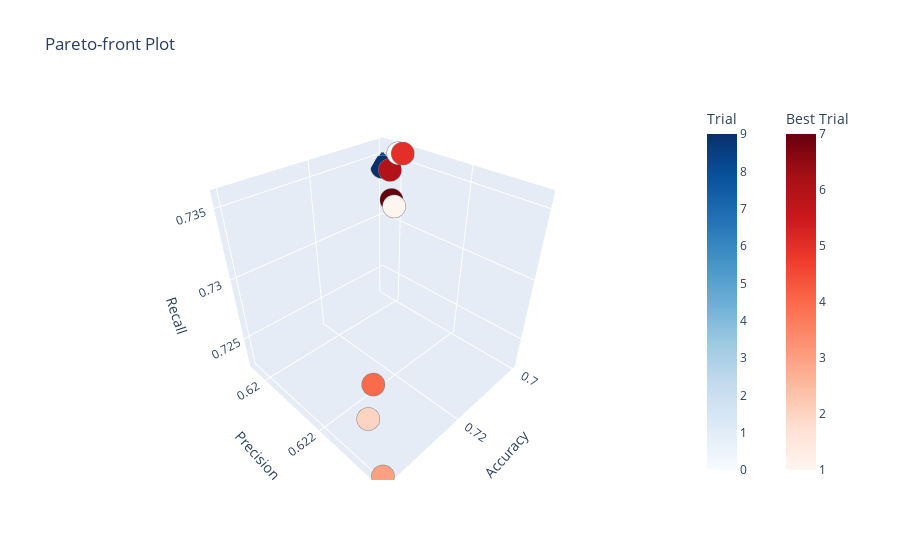

Notebook cell for this chart:
### Markdown cell above
### SVM Model

### Code cell
# Defining tuning optimization for SVM

def objective_svc(trial):
    # Suggest hyperparameters to tune
    C = trial.suggest_loguniform("C", 1e-3, 100)
    gamma = trial.suggest_loguniform("gamma", 1e-4, 1e-1)
    n_components = trial.suggest_int("n_components", 200, 1000)  # optional tuning for Nystroem dimension

    # Build pipeline with these hyperparameters
    pipeline = Pipeline([
        ('scaler', StandardScaler()),
        ('nystroem', Nystroem(kernel='rbf', gamma=gamma, n_components=n_components, random_state=42)),
        ('clf', LinearSVC(C=C, class_weight='balanced', random_state=42, max_iter=10000)),
    ])

    
    scoring = {
        "accuracy": make_scorer(accuracy_score),
        "precision": make_scorer(precision_score, average='macro'),
        "recall": make_scorer(recall_score, average='macro'),
    }

    cv = StratifiedKFold(n_splits=5, shuffle=True, random_state=42)

    # Cross-validate with multiple metrics (define 'scoring' dict before calling this)
    scores = cross_validate(pipeline, X_train, y_train, scoring=scoring, cv=cv, n_jobs=-1)
    
    # Return tuple of metrics for multi-objective optimization
    return scores["test_accuracy"].mean(), scores["test_precision"].mean(), scores["test_recall"].mean()


study_svc = optuna.create_study(directions=["maximize", "maximize", "maximize"], study_name="SVC")
study_svc.optimize(objective_svc, n_trials=30)

plot_pareto_front(study_svc, target_names=["Accuracy", "Precision", "Recall"]).show()

### Figure 1 — Plotly figure (JSON) as saved in the notebook; plotly's stock layout.template omitted (floating-point values rounded to 4 significant figures)
{"data": [{"hovertemplate": "%{text}<extra>Trial</extra>", "marker": {"color": [0, 8, 9], "colorbar": {"title": {"text": "Trial"}}, "colorscale": [[0, "rgb(247,251,255)"], [0.125, "rgb(222,235,247)"], [0.25, "rgb(198,219,239)"], [0.375, "rgb(158,202,225)"], [0.5, "rgb(107,174,214)"], [0.625, "rgb(66,146,198)"], [0.75, "rgb(33,113,181)"], [0.875, "rgb(8,81,156)"], [1, "rgb(8,48,107)"]], "line": {"color": "Grey", "width": 0.5}}, "mode": "markers", "showlegend": false, "text": ["{<br>  \"number\": 0,<br>  \"values\": [<br>    0.7001882149107228,<br>    0.6199978994232449,<br>    0.7355297319278328<br>  ],<br>  \"params\": {<br>    \"C\": 13.41805372370113,<br>    \"gamma\": 0.005197743336103416,<br>    \"n_components\": 852<br>  }<br>}", "{<br>  \"number\": 8,<br>  \"values\": [<br>    0.7001931450249516,<br>    0.6194923856349115,<br>    0.7343470381022061<br>  ],<br>  \"params\": {<br>    \"C\": 78.91261410991086,<br>    \"gamma\": 0.0007905877154502372,<br>    \"n_components\": 945<br>  }<br>}", "{<br>  \"number\": 9,<br>  \"values\": [<br>    0.700784441024705,<br>    0.6195258342521586,<br>    0.7341866739633865<br>  ],<br>  \"params\": {<br>    \"C\": 36.92768238148335,<br>    \"gamma\": 0.0007570187857115952,<br>    \"n_components\": 986<br>  }<br>}"], "type": "scatter3d", "x": [0.7002, 0.7002, 0.7008], "y": [0.62, 0.6195, 0.6195], "z": [0.7355, 0.7343, 0.7342]}, {"hovertemplate": "%{text}<extra>Best Trial</extra>", "marker": {"color": [1, 2, 3, 4, 5, 6, 7], "colorbar": {"title": {"text": "Best Trial"}, "x": 1.1, "xpad": 40}, "colorscale": [[0, "rgb(255,245,240)"], [0.125, "rgb(254,224,210)"], [0.25, "rgb(252,187,161)"], [0.375, "rgb(252,146,114)"], [0.5, "rgb(251,106,74)"], [0.625, "rgb(239,59,44)"], [0.75, "rgb(203,24,29)"], [0.875, "rgb(165,15,21)"], [1, "rgb(103,0,13)"]], "line": {"color": "Grey", "width": 0.5}}, "mode": "markers", "showlegend": false, "text": ["{<br>  \"number\": 1,<br>  \"values\": [<br>    0.7100480791635179,<br>    0.6208792922839985,<br>    0.7333440615850118<br>  ],<br>  \"params\": {<br>    \"C\": 0.10485807095156621,<br>    \"gamma\": 0.004503234900695931,<br>    \"n_components\": 652<br>  }<br>}", "{<br>  \"number\": 2,<br>  \"values\": [<br>    0.7351239670485005,<br>    0.6227756650704975,<br>    0.7238298103545742<br>  ],<br>  \"params\": {<br>    \"C\": 0.003577803754690045,<br>    \"gamma\": 0.0009837451954632895,<br>    \"n_components\": 694<br>  }<br>}", "{<br>  \"number\": 3,<br>  \"values\": [<br>    0.7400169452918518,<br>    0.6237037325723807,<br>    0.7227155576261659<br>  ],<br>  \"params\": {<br>    \"C\": 0.0022349107112217994,<br>    \"gamma\": 0.0001809469736933914,<br>    \"n_components\": 353<br>  }<br>}", "{<br>  \"number\": 4,<br>  \"values\": [<br>    0.7317289421594604,<br>    0.6225568395380054,<br>    0.7255031313436413<br>  ],<br>  \"params\": {<br>    \"C\": 0.008266655684307464,<br>    \"gamma\": 0.002044489795819017,<br>    \"n_components\": 710<br>  }<br>}", "{<br>  \"number\": 5,<br>  \"values\": [<br>    0.7009569004509514,<br>    0.6202133132180578,<br>    0.7357243540012581<br>  ],<br>  \"params\": {<br>    \"C\": 0.13712115509732306,<br>    \"gamma\": 0.03139526110560239,<br>    \"n_components\": 381<br>  }<br>}", "{<br>  \"number\": 6,<br>  \"values\": [<br>    0.7026667321716695,<br>    0.6199872361308119,<br>    0.7344947413263108<br>  ],<br>  \"params\": {<br>    \"C\": 0.3374903877738549,<br>    \"gamma\": 0.0055448221411816614,<br>    \"n_components\": 675<br>  }<br>}", "{<br>  \"number\": 7,<br>  \"values\": [<br>    0.7086782426153426,<br>    0.6206583424520576,<br>    0.7334522494011617<br>  ],<br>  \"params\": {<br>    \"C\": 0.003998145843736154,<br>    \"gamma\": 0.028195149536932126,<br>    \"n_components\": 438<br>  }<br>}"], "type": "scatter3d", "x": [0.71, 0.7351, 0.74, 0.7317, 0.701, 0.7027, 0.7087], "y": [0.6209, 0.6228, 0.6237, 0.6226, 0.6202, 0.62, 0.6207], "z": [0.7333, 0.7238, 0.7227, 0.7255, 0.7357, 0.7345, 0.7335]}], "layout": {"scene": {"xaxis": {"title": {"text": "Accuracy"}}, "yaxis": {"title": {"text": "Precision"}}, "zaxis": {"title": {"text": "Recall"}}}, "title": {"text": "Pareto-front Plot"}}}
